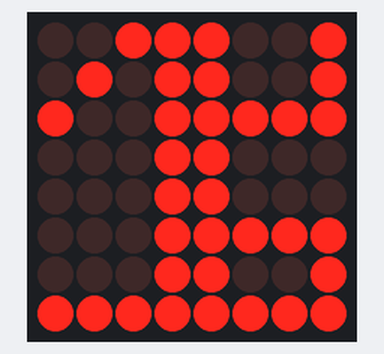
This program was run on a simulated Arduino Uno, built with avr-gcc and run on an emulated ATmega328P. On the bench: 8×8 LED matrix.

Above: at 0.1 s.

The program:

main.cpp
```cpp
#include <Arduino.h>
#include <LedControl.h>


#pragma region ones

byte one[] = {
  B00001111,
  B00001000,
  B00001000,
  B00001000,
  B00001000,
  B00001000,
  B00001000,
  B00001000
};

byte two[] = {
  B00001000,
  B00001000,
  B00001111,
  B00001000,
  B00001000,
  B00001000,
  B00001000,
  B00001000
};

byte three[] = {
  B00001100,
  B00001010,
  B00001001,
  B00001000,
  B00001000,
  B00001000,
  B00001000,
  B00001000
};

byte four[] = {
  B00001001,
  B00001010,
  B00001100,
  B00001000,
  B00001000,
  B00001000,
  B00001000,
  B00001000
};

byte five[] = {
  B00001111,
  B00001010,
  B00001100,
  B00001000,
  B00001000,
  B00001000,
  B00001000,
  B00001000
};

byte six[] = {
  B00001001,
  B00001001,
  B00001001,
  B00001000,
  B00001000,
  B00001000,
  B00001000,
  B00001000
};

byte seven[] = {
  B00001111,
  B00001001,
  B00001001,
  B00001000,
  B00001000,
  B00001000,
  B00001000,
  B00001000
};

byte eight[] = {
  B00001001,
  B00001001,
  B00001111,
  B00001000,
  B00001000,
  B00001000,
  B00001000,
  B00001000
};

byte nine[] = {
  B00001111,
  B00001001,
  B00001111,
  B00001000,
  B00001000,
  B00001000,
  B00001000,
  B00001000
};

#pragma endregion ones

#pragma region tens
byte ten[] = {
  B11110000,
  B00010000,
  B00010000,
  B00010000,
  B00010000,
  B00010000,
  B00010000,
  B00010000
};

byte twenty[] = {
  B00010000,
  B00010000,
  B11110000,
  B00010000,
  B00010000,
  B00010000,
  B00010000,
  B00010000
};


byte thirty[] = {
  B00110000,
  B01010000,
  B10010000,
  B00010000,
  B00010000,
  B00010000,
  B00010000,
  B00010000
};

byte forty[] = {
  B10010000,
  B01010000,
  B00110000,
  B00010000,
  B00010000,
  B00010000,
  B00010000,
  B00010000
};

byte fifty[] = {
  B11110000,
  B01010000,
  B00110000,
  B00010000,
  B00010000,
  B00010000,
  B00010000,
  B00010000
};

byte sixty[] = {
  B10010000,
  B10010000,
  B10010000,
  B00010000,
  B00010000,
  B00010000,
  B00010000,
  B00010000
};

byte seventy[] = {
  B11110000,
  B10010000,
  B10010000,
  B00010000,
  B00010000,
  B00010000,
  B00010000,
  B00010000
};

byte eighty[] = {
  B10010000,
  B10010000,
  B11110000,
  B00010000,
  B00010000,
  B00010000,
  B00010000,
  B00010000
};

byte ninety[] = {
  B11110000,
  B10010000,
  B11110000,
  B00010000,
  B00010000,
  B00010000,
  B00010000,
  B00010000
};

#pragma endregion tens

#pragma region hundreds
byte oneHnd[] = {
  B00001000,
  B00001000,
  B00001000,
  B00001000,
  B00001000,
  B00001000,
  B00001000,
  B00001111
};

byte twoHnd[] = {
  B00001000,
  B00001000,
  B00001000,
  B00001000,
  B00001000,
  B00001111,
  B00001000,
  B00001000
};

byte threeHnd[] = {
  B00001000,
  B00001000,
  B00001000,
  B00001000,
  B00001000,
  B00001001,
  B00001010,
  B00001100
};

byte fourHnd[] = {
  B00001000,
  B00001000,
  B00001000,
  B00001000,
  B00001000,
  B00001100,
  B00001010,
  B00001001
};
#pragma endregion hundreds

byte oneTh[] = {
  B00010000,
  B00010000,
  B00010000,
  B00010000,
  B00010000,
  B00010000,
  B00010000,
  B11110000
};

byte twoTh[] = {
  B00010000,
  B00010000,
  B00010000,
  B00010000,
  B00010000,
  B11110000,
  B00010000,
  B00010000
};

byte nineteenthirtyeight[] {
  B00111001,
  B01011001,
  B10011111,
  B00011000,
  B00011000,
  B00011111,
  B00011001,
  B11111111
};


LedControl ldc = LedControl(11, 13, 10, 1);

void printNumber(byte *num) {
  for (int i = 0; i < 8; i++) {
    ldc.setRow(0, i, num[i]);
  }
}

void printTens(byte *num) {
   for (int i = 0; i < 4; i++) {
    ldc.setRow(0, i, num[i]);
  }
}

void printOnes(byte *num) {
   for (int i = 0, j = 4; i < 4 && j < 8; i++, j++) {
    ldc.setRow(0, i, num[i]);
  }
}


void printOness() {
  printNumber(one);
  Serial.println("One");
  delay(2000);

  printNumber(two);
  Serial.println("two");
  delay(2000);

  printNumber(three);
  Serial.println("three");
  delay(2000);

  printNumber(four);
  Serial.println("four");
  delay(2000);

  printNumber(five);
  Serial.println("five");
  delay(2000);

  printNumber(six);
  Serial.println("six");
  delay(2000);

  printNumber(seven);
  Serial.println("seven");
  delay(2000);

  printNumber(eight);
  Serial.println("eight");
  delay(2000);

  printNumber(nine);
  Serial.println("nine");
  delay(2000);
}

void setup() {
  ldc.shutdown(0, false);
  ldc.setIntensity(0, 8);   //set brightness to medium
  ldc.clearDisplay(0);
  Serial.begin(9600);
  printNumber(nineteenthirtyeight);
}

void loop() {
  // draw glyphs
}
```
